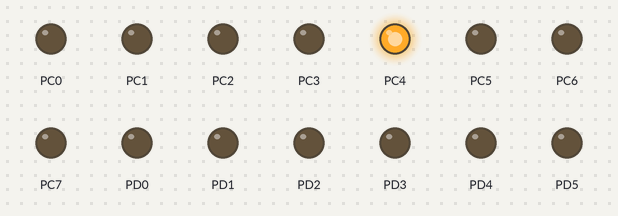
A program run on a simulated ATmega328P, built with avr-gcc and emulated at 16 MHz. Shown: output pins drawn as LEDs (lit = HIGH). At 0.0 s the program stops and its outputs stay as they are.

Above: at 0.1 s.
Timing chart, 0 to 1.5 s (numbered marks = the images above):
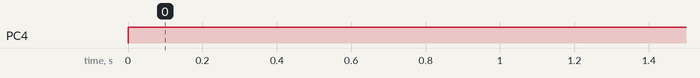

The program:

main.c
```c
#define F_CPU 16000000UL
#include <avr/io.h>
#include <avr/interrupt.h>


int main(void){
    DDRC=0xFF;
    DDRD=0xFF;
	TCCR0B=(1<<CS02); // (clkI/O)/N*256 ;N=256 >> clk = 244.1Hz  (From prescaler)
	TCCR0A=(1<<WGM01|1<<WGM00); // Fast PWM
	//Enable OCR0A Output
	TCCR0A|=(1<<COM0A1);
	TCNT0=0x00;// initialize values
	TIMSK0=0x00;//no interrupt
	TIFR0=(1<<OCF0A);//clear OCR0A flag
    while (1) {
			OCR0A=190; //74.5% duty cycle >>190/255 = 0.745
			PORTD |= (1<<6); //on
			PORTC |= (1<<4);
			PORTC &= ~(1<<5);


    }
}
```

Measured:
- by itself, PC4: LOW → HIGH at 0.00 s
